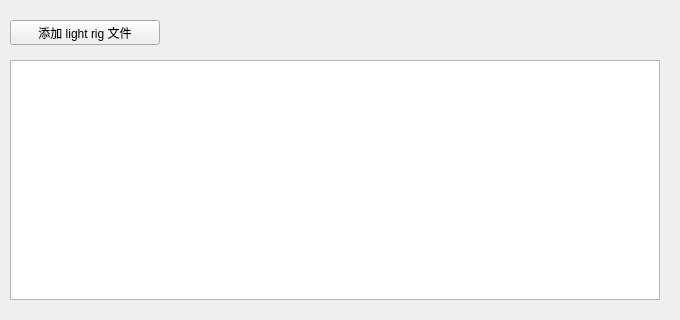
<?xml version="1.0" encoding="UTF-8"?>
<ui version="4.0">
 <class>Form</class>
 <widget class="QWidget" name="Form">
  <property name="geometry">
   <rect>
    <x>0</x>
    <y>0</y>
    <width>680</width>
    <height>320</height>
   </rect>
  </property>
  <property name="windowTitle">
   <string>Form</string>
  </property>
  <widget class="QPushButton" name="pushButton_pick_lgt_rig">
   <property name="geometry">
    <rect>
     <x>10</x>
     <y>20</y>
     <width>150</width>
     <height>25</height>
    </rect>
   </property>
   <property name="text">
    <string>添加 light rig 文件</string>
   </property>
  </widget>
  <widget class="QListWidget" name="listWidget_lgt_rig">
   <property name="geometry">
    <rect>
     <x>10</x>
     <y>60</y>
     <width>650</width>
     <height>240</height>
    </rect>
   </property>
   <property name="alternatingRowColors">
    <bool>true</bool>
   </property>
   <property name="selectionMode">
    <enum>QAbstractItemView::MultiSelection</enum>
   </property>
  </widget>
 </widget>
 <resources/>
 <connections/>
</ui>
